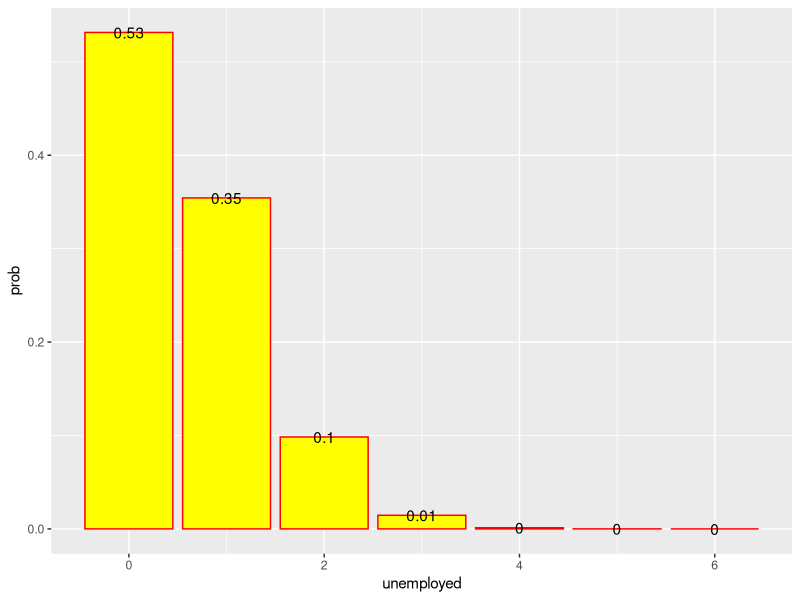
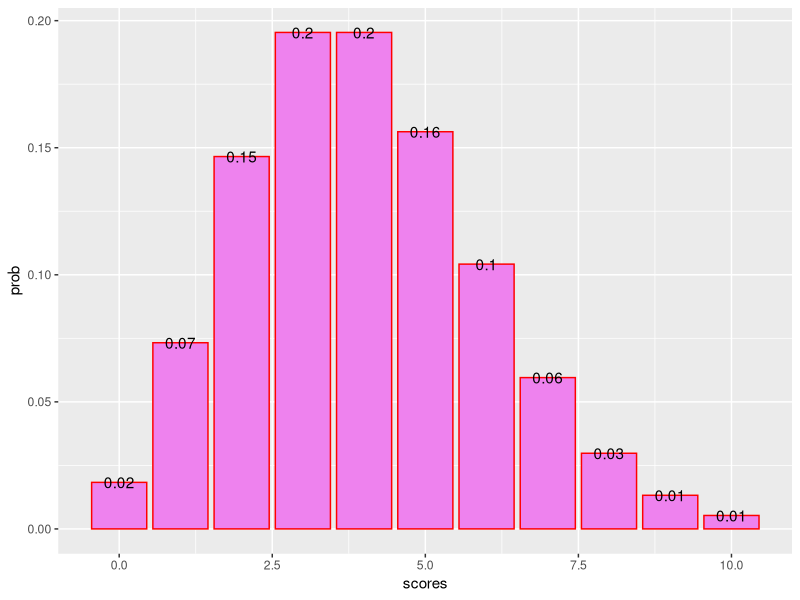

The R source for these figures, in order: (Note: this script raises an error after producing the figures.)
### ТВиМС 2019 ###
### Задания из семинара 1 ###

### Binomial distribution ### 

### Задание 2 ### 
choose(6, 2)*0.1^2*0.9^4 + choose(6, 1)*0.1^1*0.9^5 + choose(6, 0)*0.1^0*0.9^6
pbinom(2, size = 6, prob = 0.1) 

data1 <- data.frame(unemployed = 0:6, prob = dbinom(0:6, 6, 0.1))
data1
install.packages("ggplot2")
library(ggplot2)
ggplot(data1, aes(unemployed, prob)) + geom_bar(stat = "identity", colour = 'red', fill = 'yellow')+geom_text(aes(label=round(prob, 2)))

### Задание 3 ###
1 - choose(6, 0)*(10/36)^0*(26/36)^6
pbinom(1, 6, 10/36, lower.tail = FALSE) + dbinom(1, 6, 10/36)

### Poisson distribution ###
### Задание 4 ###
## 4.1 
exp(1)^(-4)*4^3/factorial(3)
dpois(x = 3, lambda = 4)
data2 <- data.frame(scores = 0:10, prob = dpois(0:10, 4)) # могли бы взять и больше 10, это для иллюстрации
data2
ggplot(data2, aes(scores, prob)) + geom_bar(stat = "identity", colour = 'red', fill = 'violet')+geom_text(aes(label=round(prob, 2)))

## 4.2 
ppois(q = 3, lambda = 4, lower.tail = TRUE) - dpois(x = 3, lambda = 4)

#####################################################################################
### РУБРИКА Сделай своими руками ###
### Задание 5 ###

### Задание 6 ###

### Задание 7 ###

#####################################################################################
### Compare Poisson and Binomial distribution ###
n =    ### try different sample sizes
prob =  ### and different probabilities
data3 <- data.frame(k = 0:n, Poisson_dist = dpois(x = 0:n, lambda = n*prob),
                 Binomial_dist = dbinom(x = 0:n, size = n, p = prob))
data3
install.packages("tidyr")
library(tidyr)
data4 <- gather(data3, "Dist", "Probability", -k)
data4
ggplot(data4, aes(x = k, y = Probability, fill = Dist)) +
  geom_col(position = "dodge") + labs(x = "the number of events", y = "Probability")




